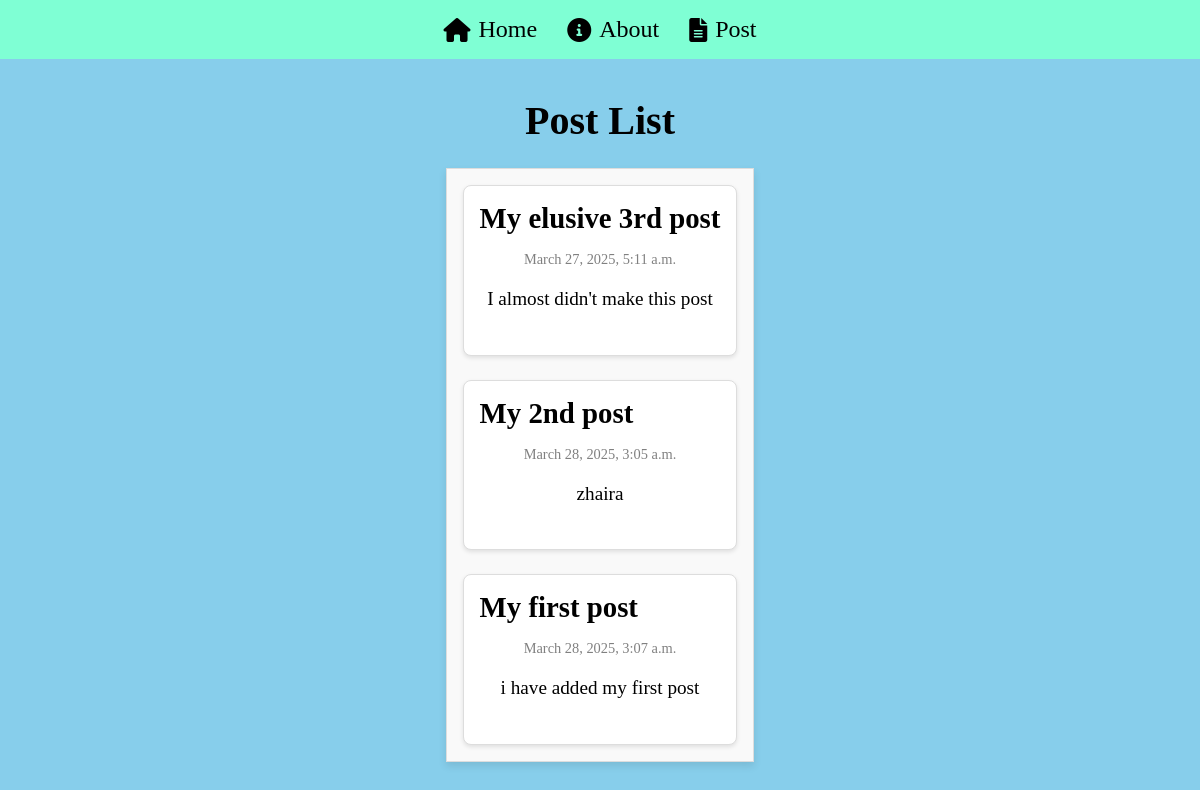
Page /post/ on the earlier database version.
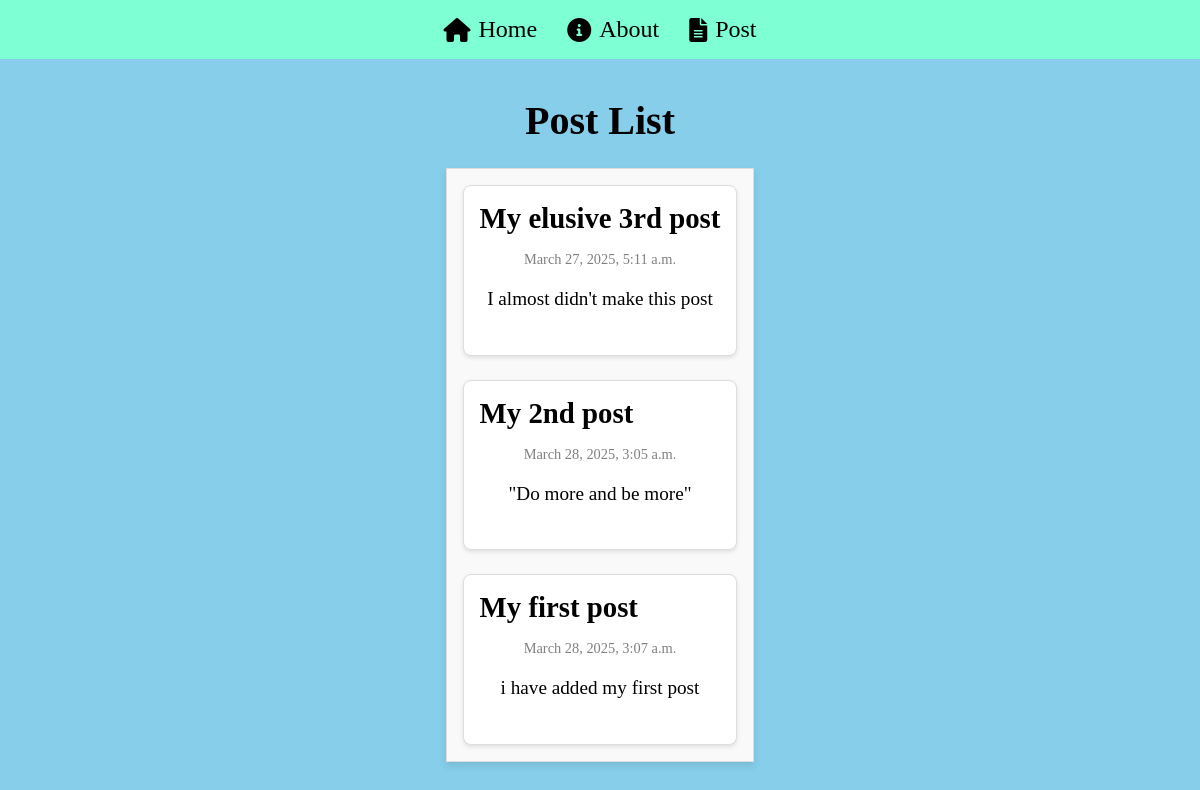
Same page on the later database version.
### posts/models.py (models this page shows, shortened)
class Posts(models.Model):
    title = models.CharField(max_length=75)
    body = models.TextField()
    slug = models.SlugField()
    date = models.DateTimeField(auto_now_add=True)

### posts/views.py (the view)
# urls.py: path('', views.post_list, name='post_list'),  # URL for the post list page
def post_list(request):
    post = Posts.objects.all()  # Fetch all posts from the database
    return render(request, 'posts/post_list.html', {'posts':
     post})  # Pass posts to the template

### posts/templates/posts/post_list.html (shortened to what this page needs)
{% extends 'layout.html' %}
{% block content %}
    <section>
        <h1 class="post-list-title">Post List</h1>
        <div class="post-container">
            {% for post in posts %}
                <article class="post">
                    <h2 class="post-title">{{ post.title }}</h2>
                    <p class="post-date">{{ post.date }}</p>
                    <p class="post-body">{{ post.body }}</p>
                </article>
            {% endfor %}
        </div>
    </section>
{% endblock %}

### templates/layout.html (shortened to what this page needs)
<!DOCTYPE html>
{% load static %}
<html lang="en">
<head>
    <link rel="stylesheet" href="{% static 'css/style.css' %}">
    <link rel="stylesheet" href="https://cdnjs.cloudflare.com/ajax/libs/font-awesome/6.0.0-beta3/css/all.min.css">
</head>
<body>
    <nav>
        <a href="/"><i class="fas fa-home"></i> Home</a>
        <a href="/about"><i class="fas fa-info-circle"></i> About</a>
        <a href="/post"><i class="fas fa-file-alt"></i> Post</a>
    </nav>
    <main>
        {% block content %}
        {% endblock %}
    </main>
</body>
</html>

### static/css/style.css (style rules this page uses)
* { margin: 0; padding: 0; box-sizing: border-box; }
body { min-height: 100vh; background-color: skyblue; color: black; font-size: 3rem; display: flex; flex-flow: column; }
nav { display: flex; justify-content: center; align-items: center; background-color: aquamarine; padding: 1rem; }
nav a { text-decoration: none; color: black; margin: 0 15px; font-size: 1.5rem; display: flex; align-items: center; }
nav a i { margin-right: 8px; }
main { flex-grow: 1; display: grid; place-content: center; }
h1, p { text-align: center; }
.post-list-title { font-size: 2.5rem; font-weight: bold; text-align: center; margin-bottom: 1.5rem; }
.post-container { display: flex; flex-direction: column; gap: 1.5rem; width: 100%; max-width: 800px; margin: 0 auto; padding: 1rem; background-color: #f9f9f9; border: 1px solid #ddd; box-shadow: 0 4px 8px rgba(0, 0, 0, 0.1); }
.post { display: flex; flex-direction: column; gap: 0.5rem; padding: 1rem; border: 1px solid #ddd; border-radius: 8px; background-color: #ffffff; box-shadow: 0 2px 4px rgba(0, 0, 0, 0.1); }
.post-title { font-size: 1.8rem; font-weight: bold; margin-bottom: 0.5rem; }
.post-date { font-size: 0.9rem; color: gray; margin-bottom: 0.5rem; }
.post-body { font-size: 1.2rem; line-height: 1.6; margin-bottom: 1.5rem; }

Differences in the rows shown:
changed Posts "My 2nd post": body "zhaira" → "\"Do more and be more\""
